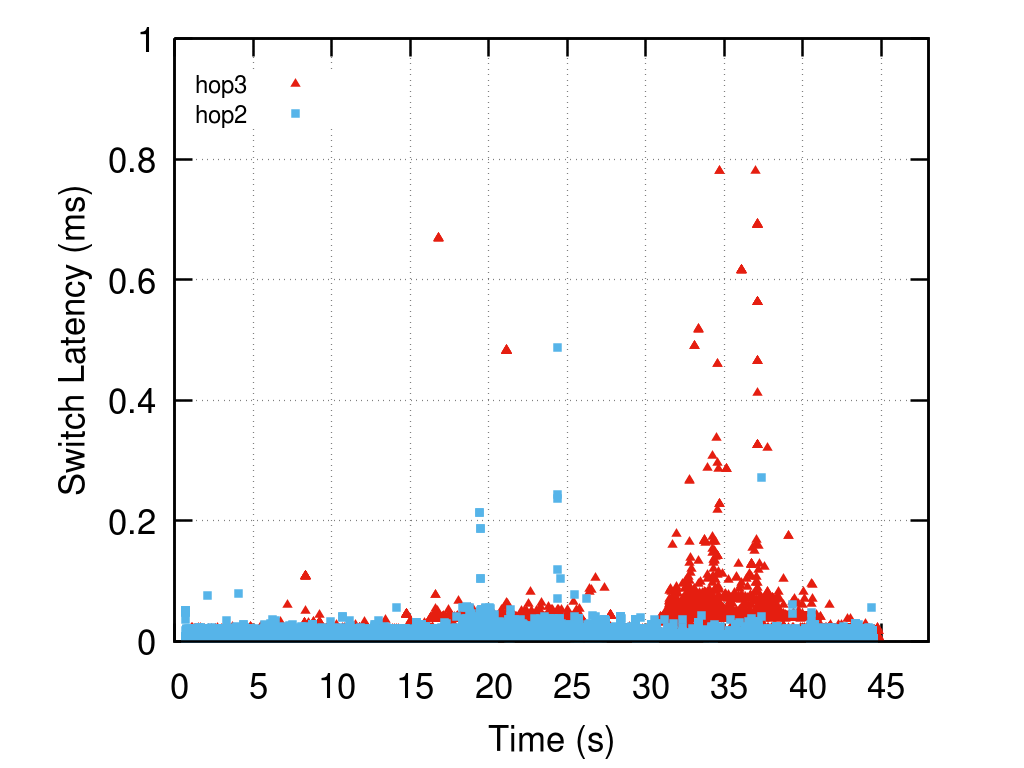

Reproduce this figure in gnuplot.
reset
set key center at 6, 0.9

set size ratio 0.8


set grid

set xlabel "Time (s)" offset 0,0.3
set ylabel "Switch Latency (ms)" offset 1.7,0

set key font ",18"

set xrange [0:48]
set yrange [0:1.0]
set xtics 0,5,48


plot 'data_hop3_1M.txt' using ($3-1578018143.0):($4/1000.0) title"hop3" lc 7 pt 9 pointsize 1,\
 'data_hop2_1M.txt' using ($3-1578018143.0):($4/1000.0) title"hop2" lc 3 pt 5 pointsize 1


set terminal pngcairo size 1024,768 color solid linewidth 2.5 font "Helvetica,26"

set output "figure_latency_1M.png"


replot

set output
